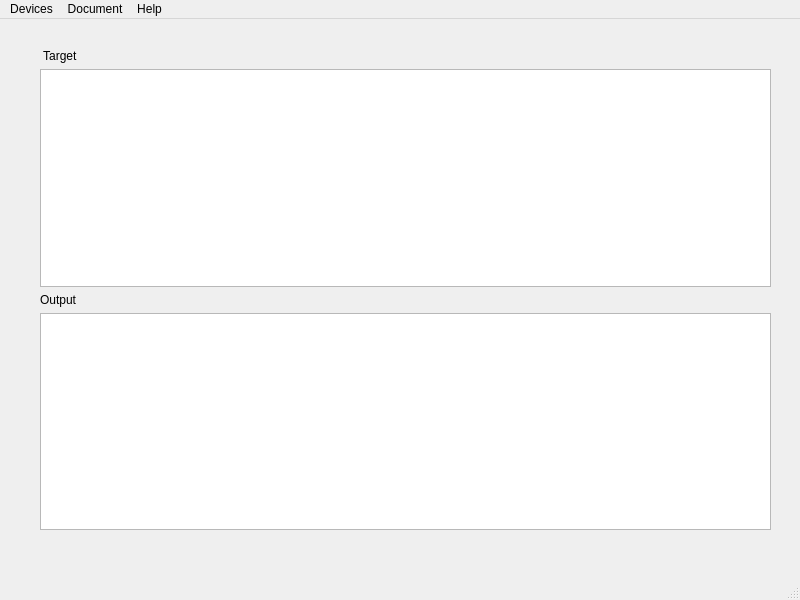
<?xml version="1.0" encoding="UTF-8"?>
<ui version="4.0">
 <class>RouterScanMainWindow</class>
 <widget class="QMainWindow" name="RouterScanMainWindow">
  <property name="geometry">
   <rect>
    <x>0</x>
    <y>0</y>
    <width>800</width>
    <height>600</height>
   </rect>
  </property>
  <property name="windowTitle">
   <string>Router Scanner</string>
  </property>
  <widget class="QWidget" name="centralwidget">
   <widget class="QWidget" name="">
    <property name="geometry">
     <rect>
      <x>40</x>
      <y>30</y>
      <width>731</width>
      <height>481</height>
     </rect>
    </property>
    <layout class="QVBoxLayout" name="verticalLayout_3">
     <item>
      <layout class="QVBoxLayout" name="verticalLayout">
       <item>
        <widget class="QLabel" name="label">
         <property name="text">
          <string> Target</string>
         </property>
        </widget>
       </item>
       <item>
        <widget class="QTextBrowser" name="textBrowserTarget"/>
       </item>
      </layout>
     </item>
     <item>
      <layout class="QVBoxLayout" name="verticalLayout_2">
       <item>
        <widget class="QLabel" name="label_2">
         <property name="text">
          <string>Output</string>
         </property>
        </widget>
       </item>
       <item>
        <widget class="QTextBrowser" name="textBrowserOutput"/>
       </item>
      </layout>
     </item>
    </layout>
   </widget>
  </widget>
  <widget class="QMenuBar" name="menubar">
   <property name="geometry">
    <rect>
     <x>0</x>
     <y>0</y>
     <width>800</width>
     <height>27</height>
    </rect>
   </property>
   <widget class="QMenu" name="menuDevices">
    <property name="title">
     <string>Devices</string>
    </property>
    <widget class="QMenu" name="menuMikroTik">
     <property name="title">
      <string>MikroTik</string>
     </property>
     <widget class="QMenu" name="menuCVE_2018_14847">
      <property name="title">
       <string>CVE_2018_14847</string>
      </property>
      <addaction name="actionExploitCVE_2018_14847"/>
      <addaction name="actionUtilizationCVE_2018_14847"/>
     </widget>
     <addaction name="menuCVE_2018_14847"/>
    </widget>
    <addaction name="menuMikroTik"/>
   </widget>
   <widget class="QMenu" name="menuDocument">
    <property name="title">
     <string>Document</string>
    </property>
    <addaction name="actionDocument"/>
    <addaction name="actionAPIs"/>
    <addaction name="actionUsage"/>
   </widget>
   <widget class="QMenu" name="menuHelp">
    <property name="title">
     <string>Help</string>
    </property>
    <addaction name="actionHelp"/>
    <addaction name="actionContact"/>
   </widget>
   <addaction name="menuDevices"/>
   <addaction name="menuDocument"/>
   <addaction name="menuHelp"/>
  </widget>
  <widget class="QStatusBar" name="statusbar"/>
  <action name="actionHelp">
   <property name="text">
    <string>Help</string>
   </property>
  </action>
  <action name="actionContact">
   <property name="text">
    <string>Contact</string>
   </property>
  </action>
  <action name="actionAPIs">
   <property name="text">
    <string>APIs</string>
   </property>
  </action>
  <action name="actionDocument">
   <property name="text">
    <string>Document</string>
   </property>
  </action>
  <action name="actionUsage">
   <property name="text">
    <string>Usage</string>
   </property>
  </action>
  <action name="actionExploitCVE_2018_14847">
   <property name="text">
    <string>Exploit</string>
   </property>
  </action>
  <action name="actionUtilizationCVE_2018_14847">
   <property name="text">
    <string>Utilization</string>
   </property>
  </action>
 </widget>
 <resources/>
 <connections/>
</ui>
